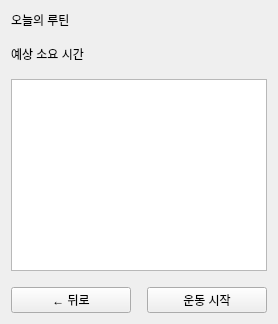
<?xml version="1.0" encoding="UTF-8"?>
<ui version="4.0">
 <class>RoutinePreview</class>
 <widget class="QWidget" name="RoutinePreview">
  <layout class="QVBoxLayout" name="layout">
   <property name="contentsMargins"><number>36</number><number>36</number><number>36</number><number>36</number></property>
   <property name="spacing"><number>16</number></property>
   <item><widget class="QLabel" name="titleLabel"><property name="text"><string>오늘의 루틴</string></property></widget></item>
   <item><widget class="QLabel" name="summaryLabel"><property name="text"><string>예상 소요 시간</string></property></widget></item>
   <item><widget class="QListWidget" name="routineList"><property name="alternatingRowColors"><bool>true</bool></property><property name="spacing"><number>6</number></property></widget></item>
   <item><layout class="QHBoxLayout" name="actionsLayout"><item><widget class="QPushButton" name="backButton"><property name="text"><string>← 뒤로</string></property></widget></item><item><widget class="QPushButton" name="startButton"><property name="text"><string>운동 시작</string></property></widget></item></layout></item>
  </layout>
 </widget>
 <resources/>
 <connections/>
</ui>
